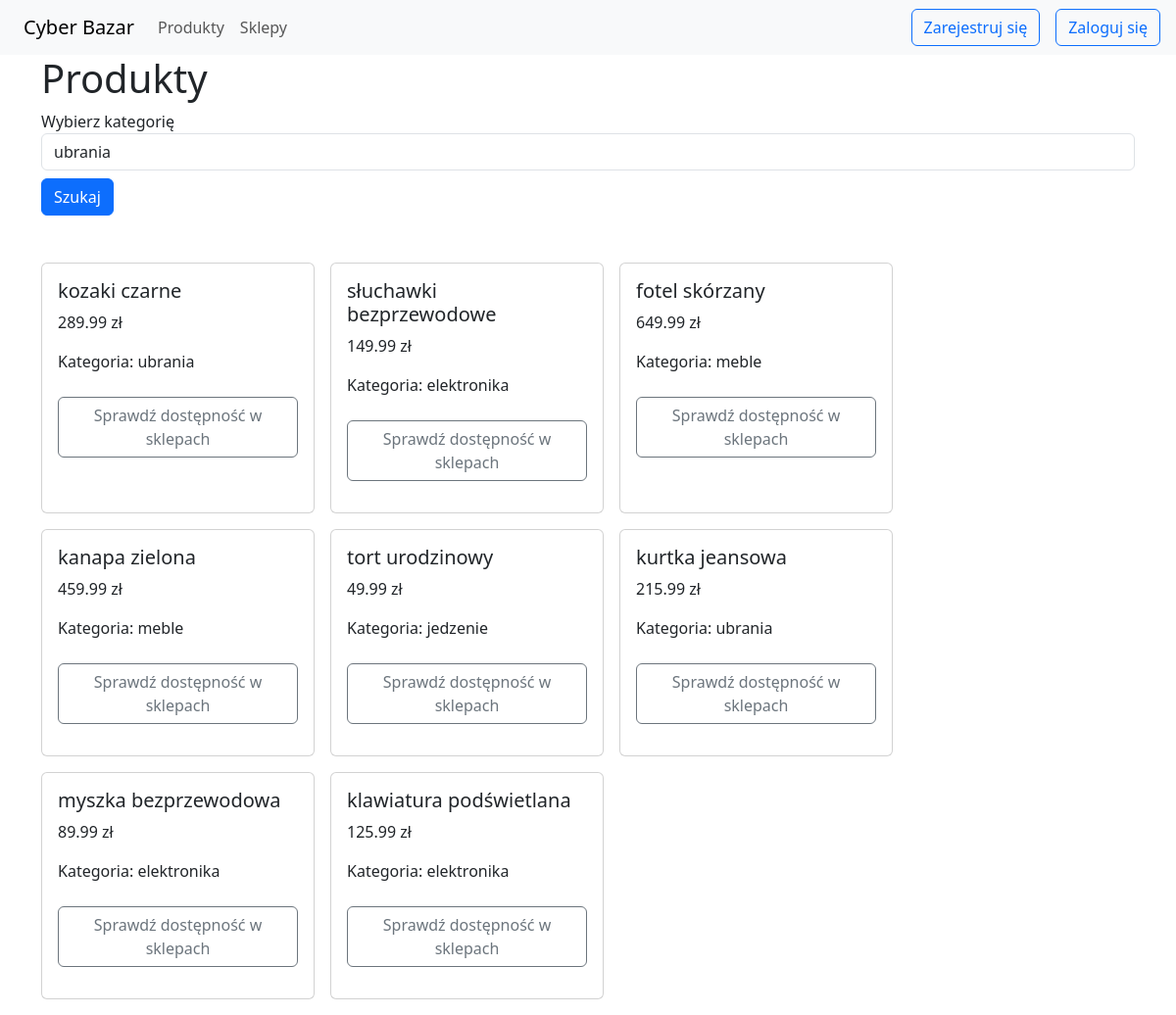
The app's page /project/products.php with its own data.
### tables this page shows
CREATE TABLE `produkty` (
  `idp` int(8) NOT NULL,
  `nazwa` varchar(128) NOT NULL,
  `cena` float(10,2) NOT NULL,
  `kategoria` enum('ubrania','jedzenie','elektronika','meble') NOT NULL
);

### project/products.php (the view, shortened to what this page needs)
<!DOCTYPE html>
<html lang="en">
<head>
    <link href="https://cdn.jsdelivr.net/npm/bootstrap@5.3.3/dist/css/bootstrap.min.css"
        rel="stylesheet"
 />
</head>
<body>
<?php
include 'navbar.php';
?>
<div class="container">
    <h1>Produkty</h1>
    <form class='mb-5' method='POST' action='./select_category.php'>
    <label >Wybierz kategorię</label>
    <select class="form-control" name='category'>
      <?php
        $conn = connection();
        $categories_query = 'SELECT DISTINCT kategoria FROM produkty';
        $result1 = mysqli_query($conn, $categories_query);
        if ($result1) {
            while ($row = mysqli_fetch_assoc($result1)) {
                echo '<option value='.$row['kategoria'].'>'.$row['kategoria'].'</option>';
            }
        }
      ?>
    </select>
    <button tyoe='submit' class='btn btn-primary mt-2'>Szukaj</button>
    </form>
    <div class='d-flex flex-wrap'>
    <?php
    $category = isset($_GET['category']) ? mysqli_real_escape_string($conn, $_GET['category']) : '';
    if ($category === '') {
        $products_query = "SELECT * FROM produkty";
    } else {
        $products_query = "SELECT * FROM produkty WHERE kategoria='$category'";
    }
    $result = mysqli_query($conn, $products_query);
    if ($result) {
        while ($row = mysqli_fetch_assoc($result)) {
            $idp = "collapse".$row['idp'];
            echo '<div class="card w-25 mb-3 me-3">
            <div class="card-body">
                <h5 class="card-title">'.$row['nazwa'].'</h5>
                <p class="card-text">'.$row['cena'].' zł</p>
                <p class="card-text">Kategoria: '.$row['kategoria'].'</p>';
                echo'
                <p>
                <button class="btn btn-outline-secondary mt-2" type="button" data-bs-toggle="collapse" data-bs-target="#'.$idp.'" aria-expanded="false" aria-controls="'.$idp.'">
                  Sprawdź dostępność w sklepach
                </button>
              </p>
              <div class="collapse" id="'.$idp.'">
                <div class="card card-body">
                  <h6>Produkt jest dostępny w sklepach: </h6>';
            echo '</div>
              </div>
            </div>
            </div>';
        }
    } else {
        echo "Błąd zapytania: " . mysqli_error($conn);
    }
?>
</div>
</div>
    </body>
</html>
</body>
</html>

### records on screen
produkty: nazwa "kozaki czarne", cena "289.99", kategoria "ubrania"
produkty: nazwa "słuchawki bezprzewodowe", cena "149.99", kategoria "elektronika"
produkty: nazwa "fotel skórzany", cena "649.99", kategoria "meble"
produkty: nazwa "kanapa zielona", cena "459.99", kategoria "meble"
produkty: nazwa "tort urodzinowy", cena "49.99", kategoria "jedzenie"
produkty: nazwa "kurtka jeansowa", cena "215.99", kategoria "ubrania"
produkty: nazwa "myszka bezprzewodowa", cena "89.99", kategoria "elektronika"
produkty: nazwa "klawiatura podświetlana", cena "125.99", kategoria "elektronika"

### other values on screen
form field category "ubrania"
